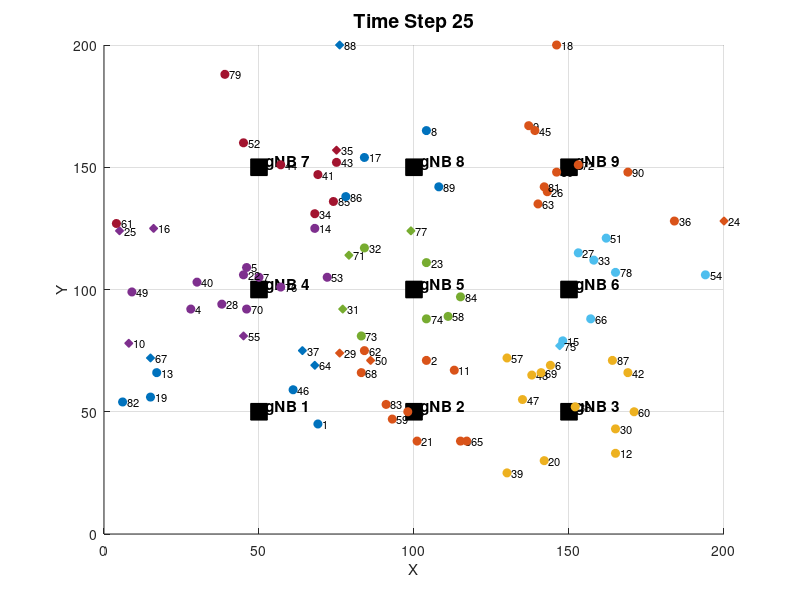

Source code (MATLAB): (Note: this script raises an error after producing the figure.)
clear; clc; close all;

% === Parameters ===
num_gNB = 9;
UEs_per_gNB = 10;
total_UEs = num_gNB * UEs_per_gNB;
area_size = 200;
time_steps = 25; % Increased simulation time
movement_range = 10;

% === gNB Grid Placement ===
rows = 3; cols = 3;
spacing = area_size / (rows + 1);
gNB_pos = zeros(num_gNB, 2);
g = 1;
for r = 1:rows
    for c = 1:cols
        if g > num_gNB, break; end
        gNB_pos(g,:) = [c*spacing, r*spacing];
        g = g + 1;
    end
end

% === Initial UE Positions and Associations ===
UE_pos = zeros(total_UEs, 2, time_steps);
UE_gnb_assoc = zeros(total_UEs, time_steps);
handover_count = zeros(total_UEs, 1);
colors = lines(num_gNB);
data = {};

% === Application assignment ===
apps = {'Emergency','Video_Call','Voice_Call','Streaming',...
        'Online_Gaming','Background','Web_Browsing','IoT_Temp','Video_Streaming'};
req_bw_range = [5 3 1.5 2.5 2 0.8 1.2 0.1 2]; % Mbps

UE_app = repmat(apps, 1, ceil(total_UEs / length(apps)));
UE_app = UE_app(1:total_UEs);

% === Initial positioning ===
for i = 1:total_UEs
    gnb_idx = mod(i-1, num_gNB) + 1;
    center = gNB_pos(gnb_idx,:);
    UE_pos(i,:,1) = center + randi([-10,10], 1, 2);
end

% === gNB Capacity and Load Tracking ===
gNB_max_capacity = 150; % Mbps (Increased)
gNB_current_load = zeros(num_gNB, 1);
interference_factor = zeros(total_UEs, 1);

% === Simulation ===
f = figure('Name','Improved 5G Handover Visualization', 'Position', [200, 200, 700, 500]);

for t = 1:time_steps
    clf; hold on; grid on;
    title(['Time Step ', num2str(t)], 'FontSize', 14);
    xlabel('X'); ylabel('Y');
    xlim([0 area_size]); ylim([0 area_size]);

    for g = 1:num_gNB
        plot(gNB_pos(g,1), gNB_pos(g,2), 'ks', 'MarkerSize', 12, 'MarkerFaceColor', 'k');
        text(gNB_pos(g,1)+2, gNB_pos(g,2)+2, sprintf('gNB %d', g), 'FontWeight','bold', 'FontSize', 11);
    end

    gNB_current_load = zeros(num_gNB, 1);
    
    for i = 1:total_UEs
        if t > 1
            move = randi([-movement_range, movement_range], 1, 2);
            UE_pos(i,:,t) = min(max(UE_pos(i,:,t-1) + move, 0), area_size);
        end

        pos = UE_pos(i,:,t);
        distances = sqrt(sum((gNB_pos - pos).^2, 2));
        [min_dist, new_gnb] = min(distances);
        UE_gnb_assoc(i,t) = new_gnb;

        % Interference
        other_gNBs = setdiff(1:num_gNB, new_gnb);
        interference_power = 0;
        for other_gnb = other_gNBs
            other_dist = distances(other_gnb);
            interference_power = interference_power + 10^((-40 - other_dist*0.3)/10);
        end
        interference_factor(i) = interference_power;
    end

    for i = 1:total_UEs
        pos = UE_pos(i,:,t);
        distances = sqrt(sum((gNB_pos - pos).^2, 2));
        [min_dist, new_gnb] = min(distances);

        if t > 1 && UE_gnb_assoc(i,t) ~= UE_gnb_assoc(i,t-1)
            handover_count(i) = handover_count(i) + 1;
            marker = 'd';
        else
            marker = 'o';
        end

        RSSI = -30 - min_dist - 10*log10(1 + interference_factor(i));
        latency = 6 + 0.3 * min_dist + randi([0,4]);

        app = UE_app{i};
        app_idx = find(strcmp(apps, app));
        required_bw = req_bw_range(app_idx);

        base_throughput_clean = max(1.5, 12 - 0.3 * min_dist);
        interference_penalty = 1 / (1 + interference_factor(i));
        base_throughput = base_throughput_clean * interference_penalty;

        UEs_on_same_gNB = sum(UE_gnb_assoc(:,t) == new_gnb);
        congestion_factor = max(0.4, 1 - (UEs_on_same_gNB - 1) * 0.08);
        available_throughput = base_throughput * congestion_factor;

        remaining_capacity = gNB_max_capacity - gNB_current_load(new_gnb);
        capacity_limited_throughput = min(available_throughput, remaining_capacity);

        theoretical_allocation = min(required_bw, capacity_limited_throughput);

        if strcmp(app, 'Emergency')
            allocation_efficiency = 0.85 + 0.15 * rand();
        else
            allocation_efficiency = 0.7 + 0.2 * rand();
        end

        allocated_bw = theoretical_allocation * allocation_efficiency;
        gNB_current_load(new_gnb) = gNB_current_load(new_gnb) + allocated_bw;

        alloc_percent = round((allocated_bw / required_bw) * 100);
        alloc_percent = max(5, min(alloc_percent, 100));

        data(end+1,:) = {t, ['User_' num2str(i)], app, ...
                         sprintf('%d dBm', round(RSSI)), ...
                         sprintf('%d ms', round(latency)), ...
                         sprintf('%.2f Mbps', required_bw), ...
                         sprintf('%.2f Mbps', allocated_bw), ...
                         [num2str(alloc_percent) '%']};

        plot(pos(1), pos(2), marker, ...
            'Color', colors(new_gnb,:), 'MarkerFaceColor', colors(new_gnb,:), 'MarkerSize', 6);
        text(pos(1)+1.5, pos(2), sprintf('%d', i), 'FontSize', 8);
    end

    drawnow;
    pause(0.4);
end

T = cell2table(data, 'VariableNames', ...
    {'Timestamp','User_ID','Application','Signal_Str','Latency', ...
     'Required_','Allocated_','Resource_Allocation'});
writetable(T, 'handover_dataset_custom.csv');
disp('✅ CSV saved as handover_dataset_custom.csv');

fprintf('\n=== Handover Summary ===\n');
handover_occurred = find(handover_count > 0);
if isempty(handover_occurred)
    disp('❌ No handovers occurred.');
else
    fprintf('✅ %d UEs experienced at least one handover.\n', length(handover_occurred));
    fprintf('%-7s %-12s %-10s %-11s\n', 'UE_ID', 'Initial_gNB', 'Final_gNB', '#Handovers');
    for i = handover_occurred'
        initial = UE_gnb_assoc(i,1);
        final = UE_gnb_assoc(i,end);
        fprintf('%-7d %-12d %-10d %-11d\n', i, initial, final, handover_count(i));
    end
end
